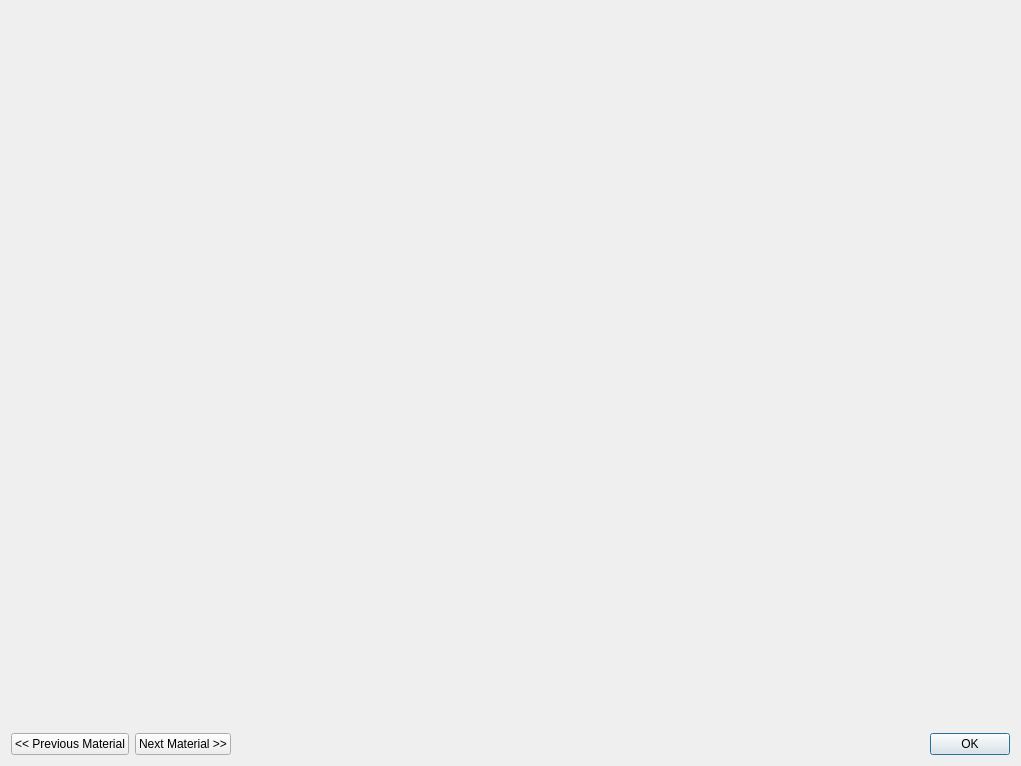
<?xml version="1.0" encoding="UTF-8"?>
<ui version="4.0">
 <class>Dialog</class>
 <widget class="QDialog" name="Dialog">
  <property name="geometry">
   <rect>
    <x>0</x>
    <y>0</y>
    <width>1021</width>
    <height>766</height>
   </rect>
  </property>
  <property name="windowTitle">
   <string>Spectra Viewer</string>
  </property>
  <layout class="QVBoxLayout" name="verticalLayout">
   <item>
    <widget class="QWidget" name="widget" native="true">
     <property name="minimumSize">
      <size>
       <width>532</width>
       <height>117</height>
      </size>
     </property>
    </widget>
   </item>
   <item>
    <layout class="QHBoxLayout" name="horizontalLayout">
     <item>
      <widget class="QPushButton" name="prevMaterialButton">
       <property name="text">
        <string>&lt;&lt; Previous Material</string>
       </property>
      </widget>
     </item>
     <item>
      <widget class="QPushButton" name="nextMaterialButton">
       <property name="text">
        <string>Next Material &gt;&gt;</string>
       </property>
      </widget>
     </item>
     <item>
      <spacer name="horizontalSpacer">
       <property name="orientation">
        <enum>Qt::Horizontal</enum>
       </property>
       <property name="sizeHint" stdset="0">
        <size>
         <width>0</width>
         <height>0</height>
        </size>
       </property>
      </spacer>
     </item>
     <item>
      <widget class="QDialogButtonBox" name="buttonBox">
       <property name="sizePolicy">
        <sizepolicy hsizetype="Fixed" vsizetype="Fixed">
         <horstretch>0</horstretch>
         <verstretch>0</verstretch>
        </sizepolicy>
       </property>
       <property name="orientation">
        <enum>Qt::Horizontal</enum>
       </property>
       <property name="standardButtons">
        <set>QDialogButtonBox::Ok</set>
       </property>
       <property name="centerButtons">
        <bool>false</bool>
       </property>
      </widget>
     </item>
    </layout>
   </item>
  </layout>
 </widget>
 <resources/>
 <connections>
  <connection>
   <sender>buttonBox</sender>
   <signal>accepted()</signal>
   <receiver>Dialog</receiver>
   <slot>accept()</slot>
   <hints>
    <hint type="sourcelabel">
     <x>248</x>
     <y>254</y>
    </hint>
    <hint type="destinationlabel">
     <x>157</x>
     <y>274</y>
    </hint>
   </hints>
  </connection>
  <connection>
   <sender>buttonBox</sender>
   <signal>rejected()</signal>
   <receiver>Dialog</receiver>
   <slot>reject()</slot>
   <hints>
    <hint type="sourcelabel">
     <x>316</x>
     <y>260</y>
    </hint>
    <hint type="destinationlabel">
     <x>286</x>
     <y>274</y>
    </hint>
   </hints>
  </connection>
 </connections>
</ui>
